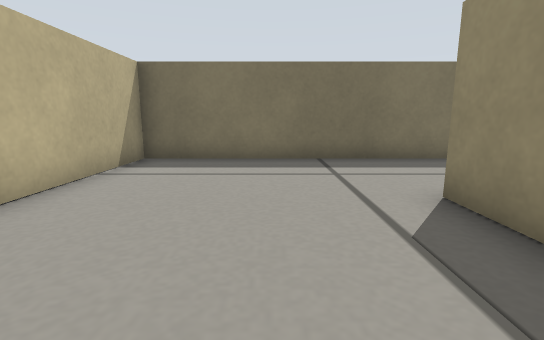
[1] (above)

18 first-person views from a walk through a world built for the Gazebo simulator. The camera is 0.22 m above the floor, tilts 10° down and sees 85° across. The floor is counted in squares, 0.2 m on a side. Each view is taken from the middle of a square. On the plan, view 1 faces up. The plan holds only what a view shows up to about 12 squares ahead; the rest is blank.

[2]
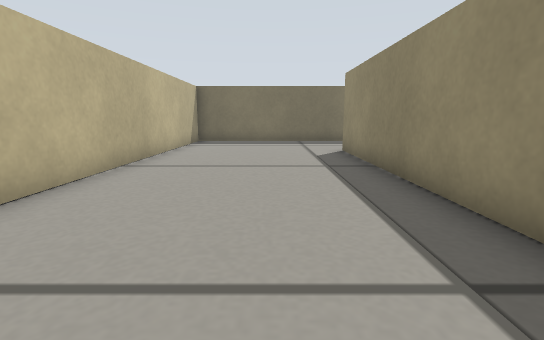

[3]
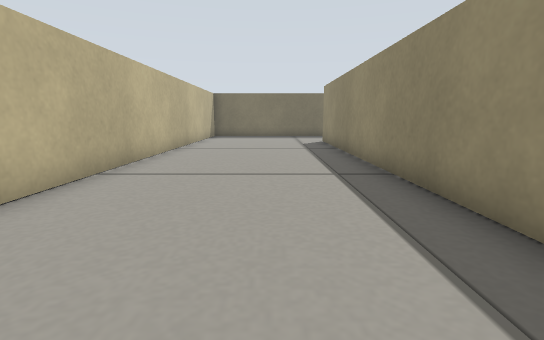

[4]
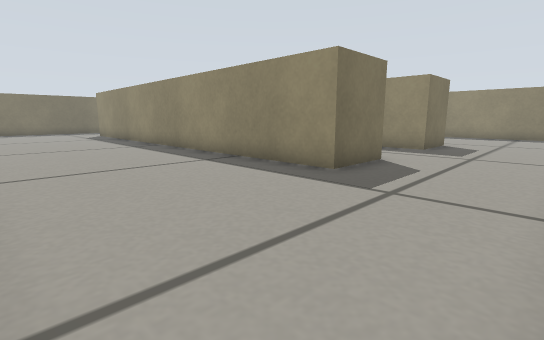

[5]
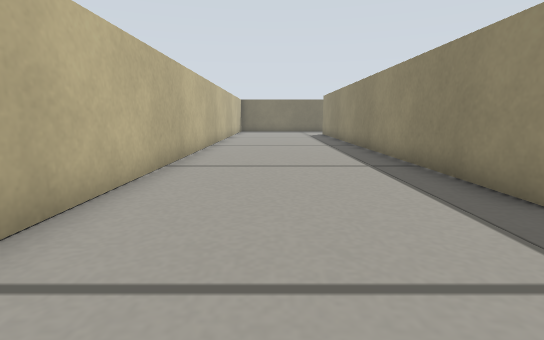

[6]
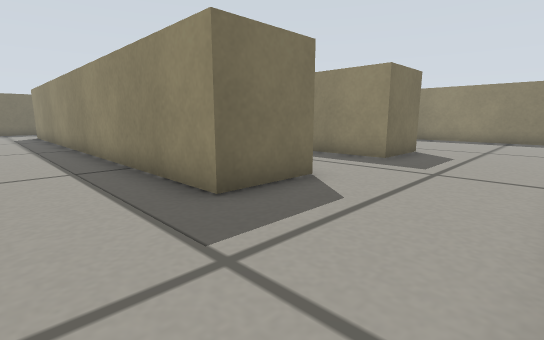

[7]
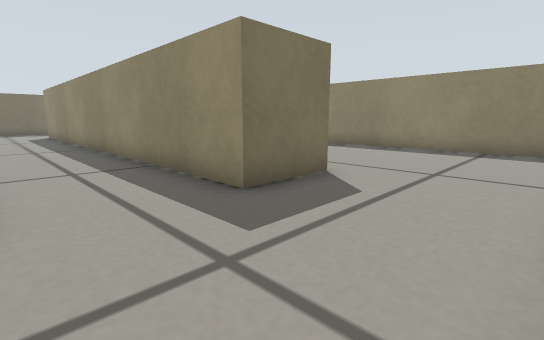

[8]
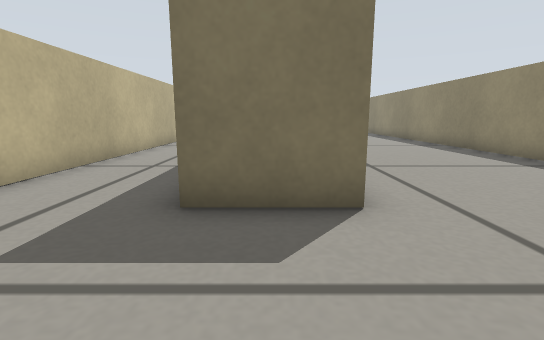

[9]
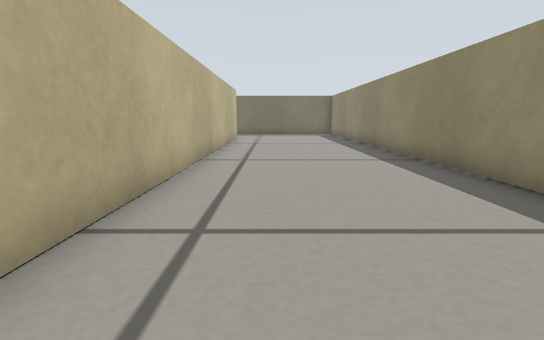

[10]
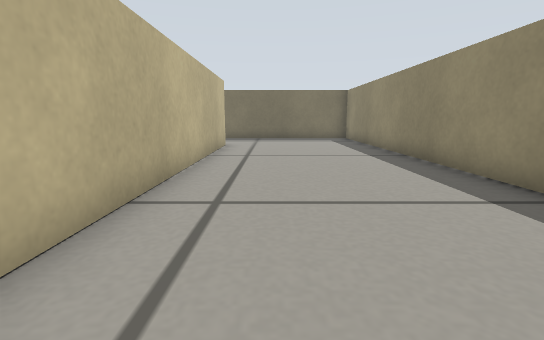

[11]
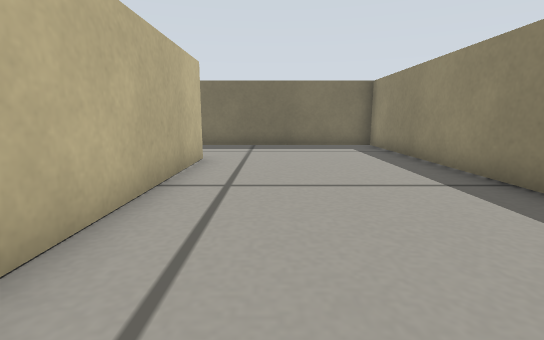

[12]
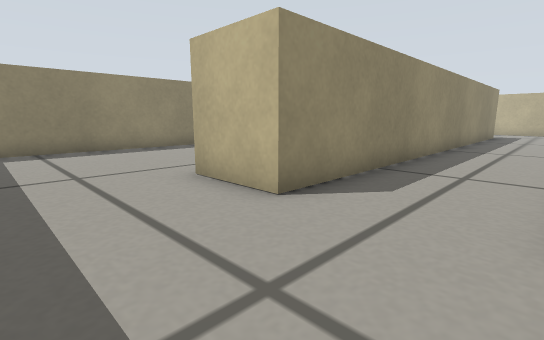

[13]
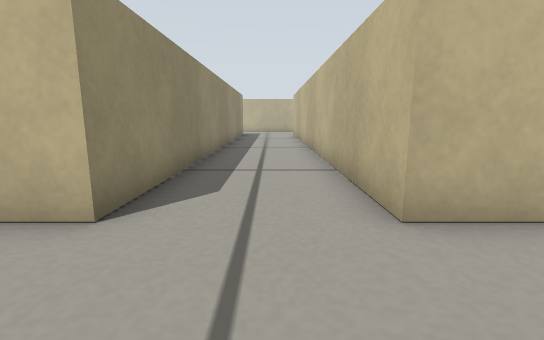

[14]
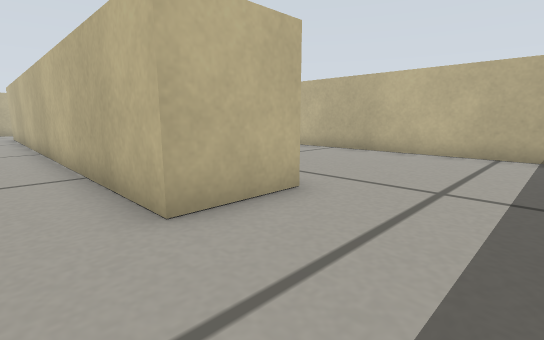

[15]
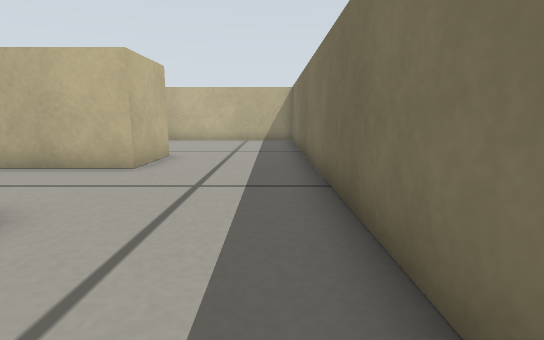

[16]
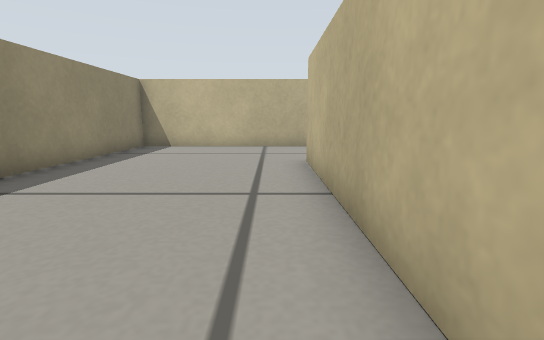

[17]
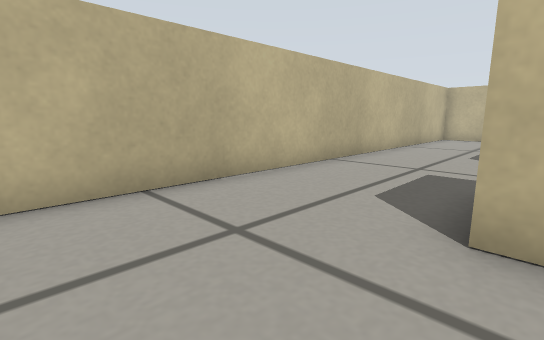

[18]
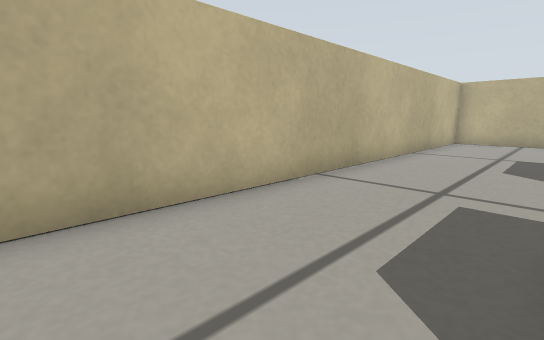

### Floor plan
Ten units are one square. View 1 is at (0, 0); x grows to the right and y downward. Boxes are objects, and circles mark ways between rooms. Rooms are numbered by the first view taken in them; rooms with no view inside come last. Other rooms are left out.
<svg viewBox="-39 -85 204 254">
<path fill="none" stroke="#000" d="M48 125 24 125 24 -40 46 -40M-30 164 45 164M46 -80 -34 -80 -34 160M101 125 79 125 79 -40 101 -40 101 125M46 -40 46 114M45 164 160 164 160 -80 46 -80"/>
<circle cx="35" cy="-60" r="3" fill="#2a7"/>
<circle cx="35" cy="145" r="3" fill="#2a7"/>
<text x="0" y="50">1</text>
<text x="110" y="50">2</text>
</svg>
Room 1 opens to room 2.

Where each view was taken, in squares from view 1:
view 1: 0 up, 0 right, facing up
view 2: 6 down, 0 right, facing up
view 3: 10 down, 0 right, facing up
view 4: 16 down, 3 left, facing up-right
view 5: 16 down, 1 left, facing up
view 6: 16 down, 0 right, facing up-right
view 7: 16 down, 5 right, facing up-right
view 8: 16 down, 9 right, facing up
view 9: 12 down, 12 right, facing up
view 10: 8 down, 12 right, facing up
view 11: 4 down, 12 right, facing up
view 12: 7 up, 5 right, facing down-right
view 13: 7 up, 6 right, facing down
view 14: 7 up, 6 right, facing down-left
view 15: 7 up, 11 right, facing left
view 16: 5 down, 11 right, facing down
view 17: 12 down, 13 right, facing down-left
view 18: 13 down, 11 right, facing down-left
